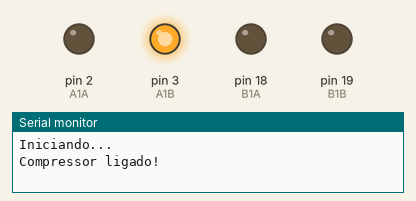
A sketch run on a simulated Arduino Nano, built with avr-gcc and run on an emulated ATmega328P. Shown: output pins drawn as LEDs (lit = HIGH), the last lines printed to the serial monitor.

Above: at 6.0 s.
At 14.0 s:
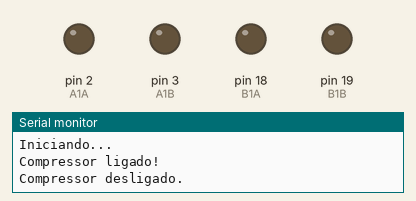
Timing chart, 0 to 23.8 s (numbered marks = the images above):
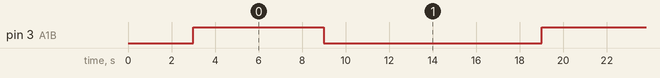

Measured:
- by itself, pin 3 (A1B): alternates HIGH for 6.0 s and LOW for 10.0 s

The sketch:

testeBombaAr.ino
```cpp
// Para Arduino Nano

const int A1A = 2;//define pin 2 for A1A
const int A1B = 3;//define pin 3 for A1B

const int B1A = 18;//define pin 8 for B1A
const int B1B = 19;//define pin 9 for B1B

void setup() {
  Serial.begin(9600);
  pinMode(B1A,OUTPUT);
  pinMode(B1B,OUTPUT);

  pinMode(A1A,OUTPUT);
  pinMode(A1B,OUTPUT);
  delay(3000);
  Serial.println("Iniciando...");
}

void loop() {
  ligaCompressor();
  delay(6000);
  desligaCompressor();
  delay(10000);
}

void ligaCompressor(){
  Serial.println("Compressor ligado!");
  motorA('R');
}

void desligaCompressor(){
  Serial.println("Compressor desligado.");
  motorA('O');
}

void motorA(char d){
  if(d =='R'){
    digitalWrite(A1A,LOW);
    digitalWrite(A1B,HIGH);
  }else if (d =='L'){
    digitalWrite(A1A,HIGH);
    digitalWrite(A1B,LOW);
  }else{
    digitalWrite(A1A,LOW);
    digitalWrite(A1B,LOW);
  }
}

void motorB(char d){

    if(d =='R'){
      digitalWrite(B1A,LOW);
      digitalWrite(B1B,HIGH);
    }else if(d =='L'){
      digitalWrite(B1A,HIGH);
      digitalWrite(B1B,LOW);
    }else{
      digitalWrite(B1A,LOW);
      digitalWrite(B1B,LOW);
    }

}
```
